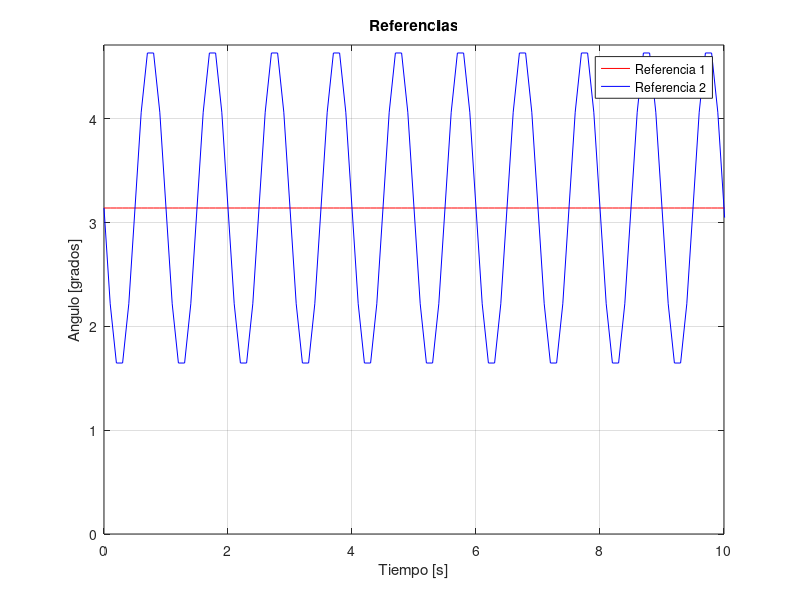

Recreate this plot in MATLAB. (Note: this script raises an error after producing the figure.)
clc;clear all
%% Definición de parámetros
addpath('utils');

model = @(u, x) pendcart(u, x);

% Condición inicial
x0 = [0; 0; pi-0.6; 0];  % [x, dx, theta, dtheta]

% Tiempos de simulacion
Ts = 0.1; % Tiempo de muestreo
Tf = 10; % Tiempo final en segundos

% Loop de control
Ncontrol = Tf/Ts; % Número de pasos de control
Npred = 10; % Horizonde de prediccion

% Vectores para almacenar los resultados
x_vec = zeros(Ncontrol+1, 4); % Estados
y_vec = zeros(Ncontrol+1, 1); % Salida (theta)
u_vec = zeros(Ncontrol, 1);   % Entrada anterior

% Inicializamos el sistema
x_vec(1, :) = x0';
y_vec(1) = x0(3);
u_prev = 0;

%% Parte b) Crear dos referencias
freq = 1; % Frecuenia sinusoide
t_vec = 0:Ts:Tf; % Vector de tiempo para los resultados
t_ref = 0:Ts:(Tf+Npred*Ts); % Vector de tiempo para la referencia a futuro
ref1 = pi*ones(1,numel(t_ref)); % Referencia 1 (constante = pi)
ref2 = pi+pi/2*cos(2*pi*freq*t_ref+pi/2); % Referencia 2 (pi + sinusoidal)

% Graficamos
figure(1)
plot(t_ref,ref1,'r',t_ref,ref2,'b')
legend('Referencia 1','Referencia 2')
xlim([0,Tf])
ylim([0,3*pi/2]);
xlabel('Tiempo [s]')
ylabel('Angulo [grados]')
title('Referencias')
grid on
hold off;


%% Parte c) Controlador predictivo fenomenológico
theta_ref = ref2; % MODIFICAR REFERENCIA
u0 = zeros(Npred, 1);  % Solución propuesta inicial
for k = 1:Ncontrol
    % Ejecutar control predictivo
    next_ref = theta_ref(k+1:k+Npred)';
    [u_next, u0] = control_predictivo(Npred,model,u0,x0,u_prev,next_ref);
    % Calcular el estado en el siguiente paso utilizando el modelo
    x_next = model(u_next, x0);
    % Actualizar valores para el siguiente paso de control
    x0 = x_next;
    u_prev = u_next;
    x_vec(k+1, :) = x_next';
    y_vec(k+1) = x_next(3);
    u_vec(k) = u_next;
end

% Graficar
plots(t_vec, x_vec, y_vec, u_vec, theta_ref, Ncontrol);

%% Generar gif
m = 1; M = 5; L = 2;

t_vec_interp = 0:0.005:10;
x_vec_interp = interp1(t_vec, x_vec, t_vec_interp, 'spline');% Interpolación con spline para mas fluidez en el gif
plot_gif(t_vec_interp,x_vec_interp,m,M,L,'Control predictivo')

%% Parte f) Controlador predictivo fenomenológico con incertezas
theta_ref = ref2; % MODIFICAR REFERENCIA
u0 = zeros(Npred, 1);  % Solución propuesta inicial
for k = 1:Ncontrol
    % Ejecutar control predictivo
    next_ref = theta_ref(k+1:k+Npred)';
    [u_next, u0] = control_predictivo(Npred,model,u0,x0,u_prev,next_ref);
    % Ruido gaussiano
    media = 0;         % Media del ruido
    desviacion = 1;  % Desviación estándar del ruido
    % Generar ruido blanco gaussiano
    ruido = desviacion*(randn(size(1))+media);
    % Calcular el estado en el siguiente paso utilizando el modelo + ruido
    x_next = model(u_next + ruido, x0);
    % Actualizar valores para el siguiente paso de control
    x0 = x_next;
    u_prev = u_next;
    x_vec(k+1, :) = x_next';
    y_vec(k+1) = x_next(3);
    u_vec(k) = u_next; % Guardamos lo que cree que aplicó
end

% Graficar
plots(t_vec, x_vec, y_vec, u_vec, theta_ref, Ncontrol);
%% Generar gif
m = 1; M = 5; L = 2;

t_vec_interp = 0:0.05:10; % Aumentar la cantidad de frames
% Interpolación con spline para mas fluidez en el gif
x_vec_interp = interp1(t_vec, x_vec, t_vec_interp, 'spline');
plot_gif(t_vec_interp,x_vec_interp,m,M,L,'Control predictivo con incerteza')
